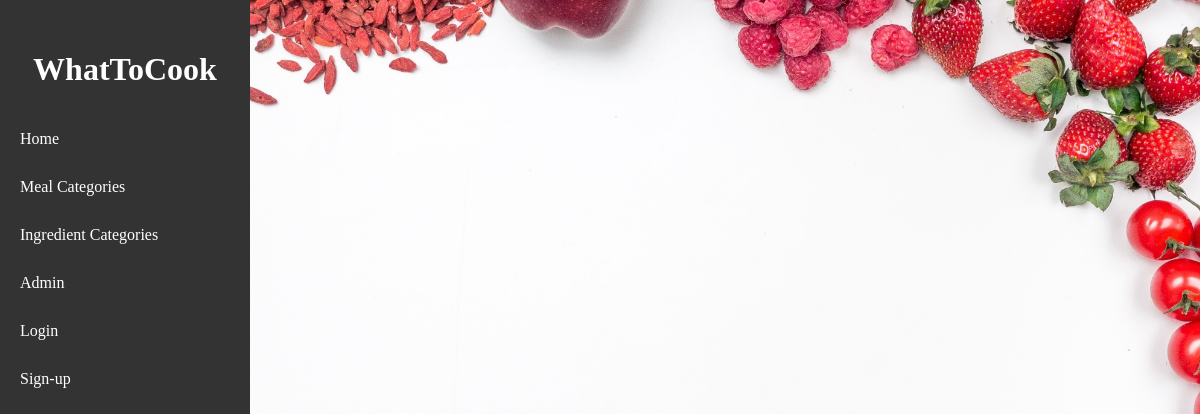
Before: /filtered_meals/category/15/ with the older database file.
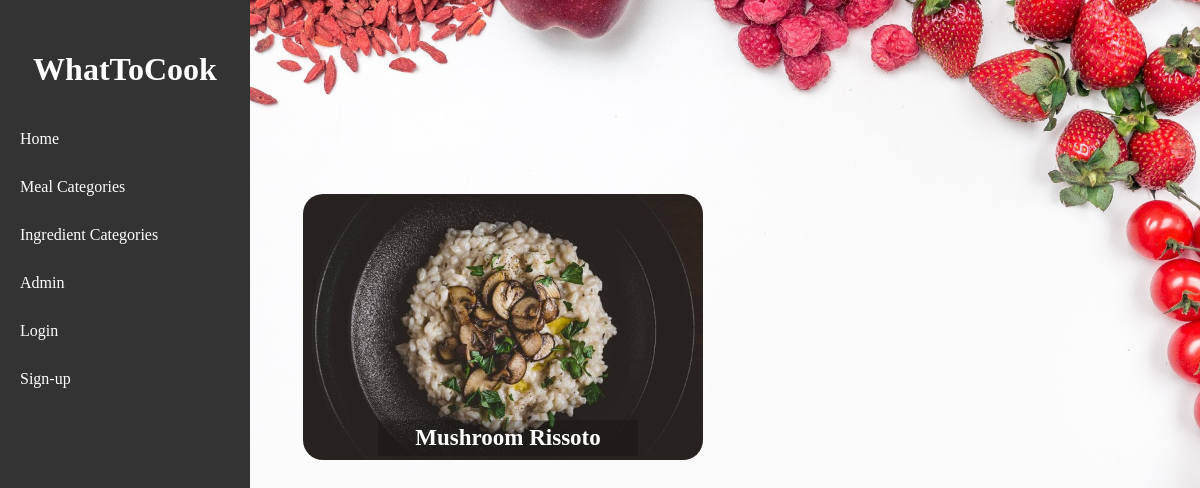
After: the same page with the newer database file.
### viewer/models.py (models this page shows, shortened)
class Meal(Model):
    name = CharField(max_length=50)
    category = ManyToManyField(SecondaryMealCategory)
    ingredients = ManyToManyField(Ingredient)
    description = TextField()
    picture = ImageField(upload_to='viewer/static/images/', blank=True)

### viewer/views.py (the view)
# urls.py: path('filtered_meals/category/<int:secondary_category_id>/', filtered_meals, name='filtered_meals_by_category'),
def filtered_meals(request, ingredient_id=None, secondary_category_id=None):
    if ingredient_id:
        meals = Meal.objects.filter(ingredients=ingredient_id)
    elif secondary_category_id:
        meals = Meal.objects.filter(category=secondary_category_id)
    else:
        meals = Meal.objects.all()
    return render(request, 'filtered_meals.html', {'meals': meals})

### viewer/templates/filtered_meals.html
{% extends 'base.html' %}
{% block content %}
{% load static %}
<link rel="stylesheet" href="{% static 'style.css' %}">
<body>
<div class="ingredient-grid">
    {% for meal in meals %}
    <div class="ingredient-item">
        <a href="{% url 'meal_detail' meal_id=meal.id %}">
            <img class="images" src="{{ MEDIA_URL }}{{ meal.picture.url }}">
            <div class="category-name">{{ meal.name }}</div>
        </a>
    </div>
{% endfor %}
</div>
</body>
{% endblock %}

Changed rows visible on the page:
added Meal: picture (picture), name "Mushroom Rissoto"
